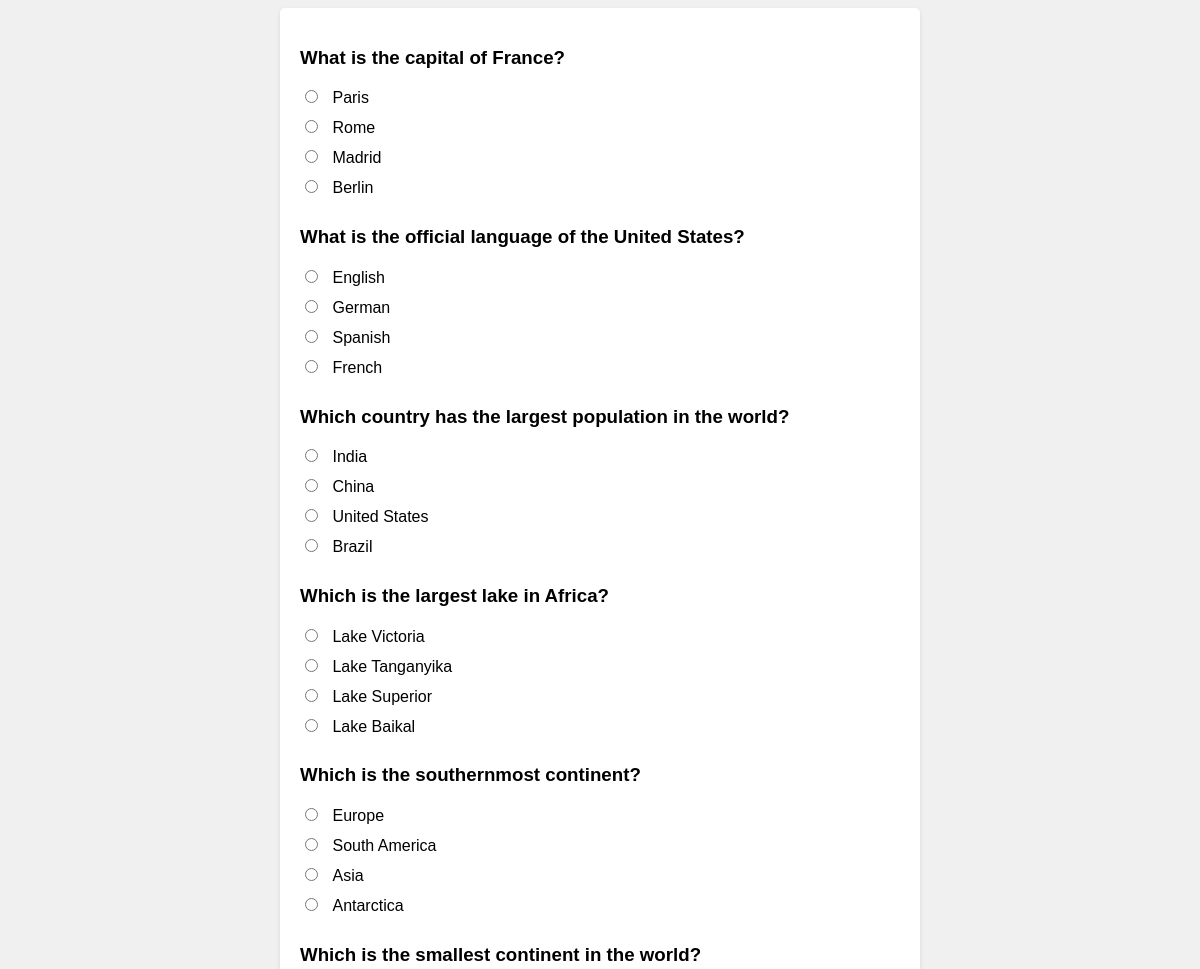
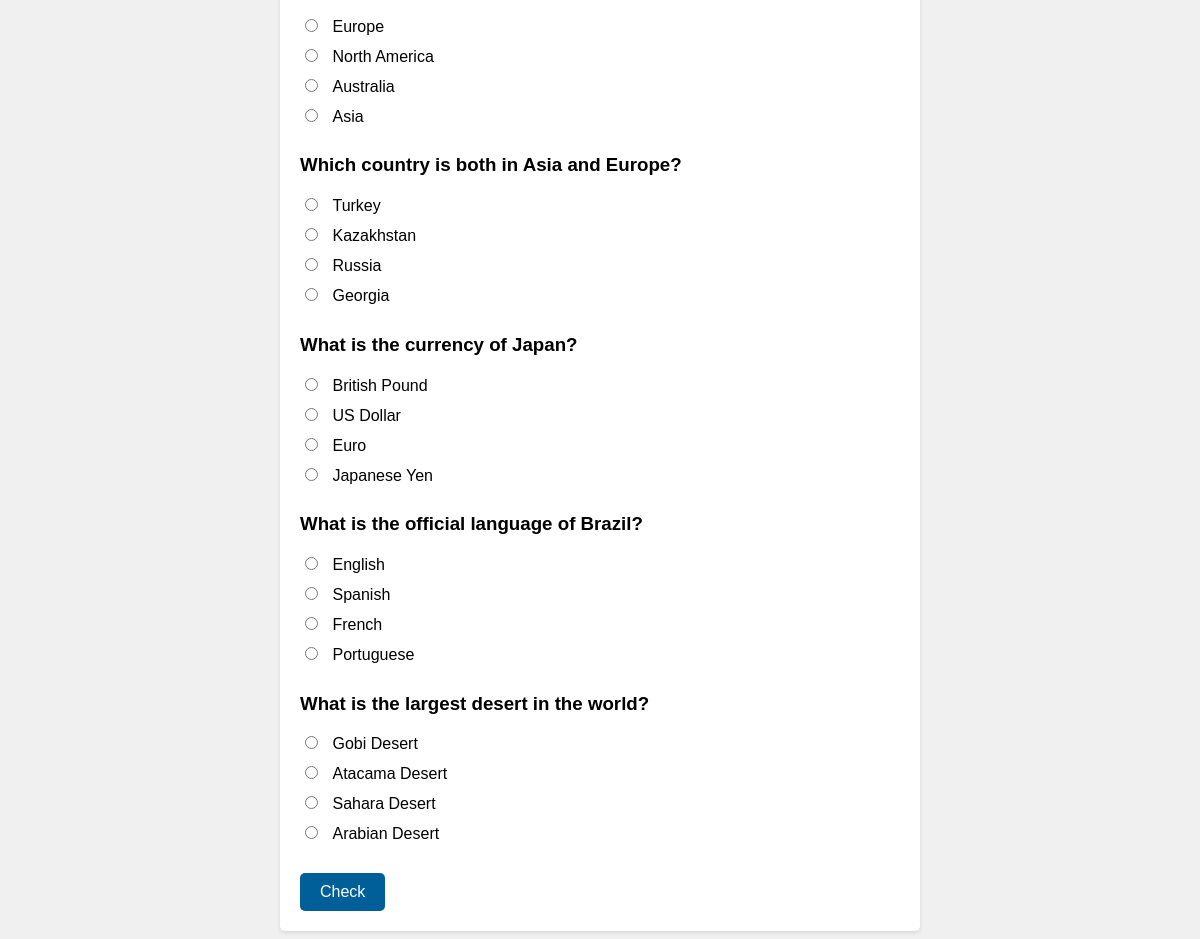
Screenshot of /QuizApp/QuizApp/questionsGeography.php (signed in) with the database file from the repository (2 pictures, top to bottom).
### tables this page shows
CREATE TABLE IF NOT EXISTS `questions` (
  `question_id` int NOT NULL AUTO_INCREMENT,
  `quiz_id` int NOT NULL,
  `question_text` text,
  `correct_answer` text,
  PRIMARY KEY (`question_id`),
  KEY `quiz_id` (`quiz_id`)
);

### QuizApp/QuizApp/questionsGeography.php (called while the page is built, shortened)
<?php
$quiz_id = 3;
require 'questions.php';
?>

### QuizApp/QuizApp/questions.php (the view, shortened to what this page needs)
<?php
	require 'config.php';
	$query = "SELECT * FROM questions WHERE quiz_id=$quiz_id ORDER BY RAND() LIMIT 10";
	$result = $conn->query($query);
?>
<!DOCTYPE html>
<html>
<head>
	<link rel="stylesheet" href="./css/question.css">
</head>
<body>
	<?php
		echo '<form method="post">';
		while ($row = $result->fetch_assoc()) {
			$answer_query = "SELECT * FROM answers WHERE question_id={$row['question_id']}";
			$answer_result = $conn->query($answer_query);
			$answers = array();
			while ($answer_row = $answer_result->fetch_assoc()) {
				$answers[] = $answer_row['answer_text'];
			}
			shuffle($answers);
			echo '<div class="question">';
			echo '<h3>' . $row['question_text'] . '</h3>';
			foreach ($answers as $answer) {
				echo '<div class="answer">';
				echo '<input type="radio" id ="'.$answer.'" name="answer[' . $row['question_id'] . ']" value="' . $answer . '" required> ';
				echo "<label style='display:inline-block;' for='$answer'>$answer</label>";
				echo '</div>';
			}
		}
		echo '<input type="submit" name="submit" value="Check">';
		echo '</form>';
	?>
</body>
</html>

### QuizApp/QuizApp/css/question.css (style rules this page uses)
body { font-family: Arial, sans-serif; background-color: #f0f0f0; }
form { width: 600px; margin: 0 auto; background-color: #fff; padding: 20px; border-radius: 5px; box-shadow: 0 2px 4px rgba(0, 0, 0, 0.1); }
label { display: block; margin-bottom: 10px; }
input[type="radio"] { margin-right: 10px; }
input[type="submit"] { display: block; margin-top: 20px; background-color: #005f99; color: #fff; border: none; padding: 10px 20px; font-size: 16px; cursor: pointer; border-radius: 5px; }

### rows the page displays
questions: question_text "What is the capital of France?", answer "Paris", answer "Rome", answer "Madrid", answer "Berlin"
questions: question_text "What is the official language of the United States?", answer "English", answer "German", answer "Spanish", answer "French"
questions: question_text "Which country has the largest population in the world?", answer "India", answer "China", answer "United States", answer "Brazil"
questions: question_text "Which is the largest lake in Africa?", answer "Lake Victoria", answer "Lake Tanganyika", answer "Lake Superior", answer "Lake Baikal"
questions: question_text "Which is the southernmost continent?", answer "Europe", answer "South America", answer "Asia", answer "Antarctica"
questions: question_text "Which is the smallest continent in the world?", answer "Europe", answer "North America", answer "Australia", answer "Asia"
questions: question_text "Which country is both in Asia and Europe?", answer "Turkey", answer "Kazakhstan", answer "Russia", answer "Georgia"
questions: question_text "What is the currency of Japan?", answer "British Pound", answer "US Dollar", answer "Euro", answer "Japanese Yen"
questions: question_text "What is the official language of Brazil?", answer "English", answer "Spanish", answer "French", answer "Portuguese"
questions: question_text "What is the largest desert in the world?", answer "Gobi Desert", answer "Atacama Desert", answer "Sahara Desert", answer "Arabian Desert"
